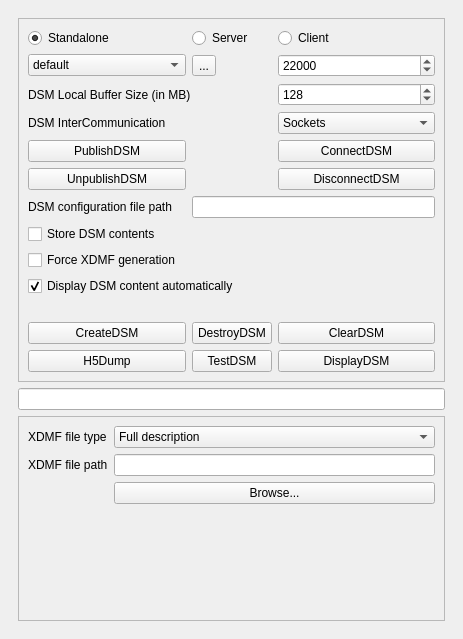
<?xml version="1.0" encoding="UTF-8"?>
<ui version="4.0">
 <class>DSMViewerPanel</class>
 <widget class="QDockWidget" name="DSMViewerPanel">
  <property name="geometry">
   <rect>
    <x>0</x>
    <y>0</y>
    <width>463</width>
    <height>639</height>
   </rect>
  </property>
  <property name="windowTitle">
   <string>DSMViewerPanel</string>
  </property>
  <widget class="QWidget" name="dockWidgetContents">
   <layout class="QVBoxLayout" name="verticalLayout">
    <item>
     <widget class="QScrollArea" name="scrollArea">
      <property name="frameShape">
       <enum>QFrame::NoFrame</enum>
      </property>
      <property name="widgetResizable">
       <bool>true</bool>
      </property>
      <widget class="QWidget" name="scrollAreaWidgetContents">
       <property name="geometry">
        <rect>
         <x>0</x>
         <y>0</y>
         <width>445</width>
         <height>596</height>
        </rect>
       </property>
       <layout class="QVBoxLayout" name="verticalLayout_4">
        <item>
         <widget class="QFrame" name="frame_2">
          <property name="enabled">
           <bool>true</bool>
          </property>
          <property name="frameShape">
           <enum>QFrame::StyledPanel</enum>
          </property>
          <property name="frameShadow">
           <enum>QFrame::Sunken</enum>
          </property>
          <property name="lineWidth">
           <number>1</number>
          </property>
          <property name="midLineWidth">
           <number>0</number>
          </property>
          <layout class="QVBoxLayout" name="verticalLayout_3">
           <item>
            <layout class="QGridLayout" name="gridLayout">
             <item row="14" column="0">
              <widget class="QPushButton" name="createDSM">
               <property name="text">
                <string>CreateDSM</string>
               </property>
              </widget>
             </item>
             <item row="14" column="1">
              <widget class="QPushButton" name="destroyDSM">
               <property name="text">
                <string>DestroyDSM</string>
               </property>
              </widget>
             </item>
             <item row="14" column="2">
              <widget class="QPushButton" name="clearDSM">
               <property name="text">
                <string>ClearDSM</string>
               </property>
              </widget>
             </item>
             <item row="15" column="0">
              <widget class="QPushButton" name="h5Dump">
               <property name="text">
                <string>H5Dump</string>
               </property>
              </widget>
             </item>
             <item row="15" column="1">
              <widget class="QPushButton" name="testDSM">
               <property name="text">
                <string>TestDSM</string>
               </property>
              </widget>
             </item>
             <item row="15" column="2">
              <widget class="QPushButton" name="displayDSM">
               <property name="text">
                <string>DisplayDSM</string>
               </property>
              </widget>
             </item>
             <item row="6" column="0">
              <widget class="QPushButton" name="unpublishDSM">
               <property name="sizePolicy">
                <sizepolicy hsizetype="Preferred" vsizetype="Fixed">
                 <horstretch>0</horstretch>
                 <verstretch>0</verstretch>
                </sizepolicy>
               </property>
               <property name="text">
                <string>UnpublishDSM</string>
               </property>
              </widget>
             </item>
             <item row="5" column="0">
              <widget class="QPushButton" name="publishDSM">
               <property name="sizePolicy">
                <sizepolicy hsizetype="Preferred" vsizetype="Fixed">
                 <horstretch>0</horstretch>
                 <verstretch>0</verstretch>
                </sizepolicy>
               </property>
               <property name="text">
                <string>PublishDSM</string>
               </property>
              </widget>
             </item>
             <item row="13" column="0" colspan="3">
              <spacer name="horizontalSpacer">
               <property name="orientation">
                <enum>Qt::Horizontal</enum>
               </property>
               <property name="sizeHint" stdset="0">
                <size>
                 <width>40</width>
                 <height>20</height>
                </size>
               </property>
              </spacer>
             </item>
             <item row="5" column="2">
              <widget class="QPushButton" name="connectDSM">
               <property name="layoutDirection">
                <enum>Qt::LeftToRight</enum>
               </property>
               <property name="text">
                <string>ConnectDSM</string>
               </property>
              </widget>
             </item>
             <item row="6" column="2">
              <widget class="QPushButton" name="disconnectDSM">
               <property name="text">
                <string>DisconnectDSM</string>
               </property>
              </widget>
             </item>
             <item row="4" column="2">
              <widget class="QComboBox" name="xdmfCommTypeComboBox">
               <property name="currentIndex">
                <number>1</number>
               </property>
               <item>
                <property name="text">
                 <string>MPI</string>
                </property>
               </item>
               <item>
                <property name="text">
                 <string>Sockets</string>
                </property>
               </item>
              </widget>
             </item>
             <item row="2" column="2">
              <widget class="QSpinBox" name="xdmfCommPort">
               <property name="maximum">
                <number>65535</number>
               </property>
               <property name="singleStep">
                <number>1000</number>
               </property>
               <property name="value">
                <number>22000</number>
               </property>
              </widget>
             </item>
             <item row="4" column="0" colspan="2">
              <widget class="QLabel" name="xdmfCommTypeLabel">
               <property name="text">
                <string>DSM InterCommunication</string>
               </property>
              </widget>
             </item>
             <item row="2" column="0">
              <widget class="QComboBox" name="dsmServerName">
               <property name="currentIndex">
                <number>0</number>
               </property>
               <item>
                <property name="text">
                 <string>default</string>
                </property>
               </item>
               <item>
                <property name="text">
                 <string>agno.staff.cscs.ch</string>
                </property>
               </item>
               <item>
                <property name="text">
                 <string>dino.staff.cscs.ch</string>
                </property>
               </item>
               <item>
                <property name="text">
                 <string>breno.staff.cscs.ch</string>
                </property>
               </item>
               <item>
                <property name="text">
                 <string>horus.login.cscs.ch</string>
                </property>
               </item>
               <item>
                <property name="text">
                 <string>localhost</string>
                </property>
               </item>
              </widget>
             </item>
             <item row="0" column="0">
              <widget class="QRadioButton" name="dsmIsStandalone">
               <property name="text">
                <string>Standalone</string>
               </property>
               <property name="checked">
                <bool>true</bool>
               </property>
              </widget>
             </item>
             <item row="0" column="1">
              <widget class="QRadioButton" name="dsmIsServer">
               <property name="text">
                <string>Server</string>
               </property>
              </widget>
             </item>
             <item row="0" column="2">
              <widget class="QRadioButton" name="dsmIsClient">
               <property name="text">
                <string>Client</string>
               </property>
              </widget>
             </item>
             <item row="2" column="1">
              <widget class="QToolButton" name="addServerDSM">
               <property name="enabled">
                <bool>true</bool>
               </property>
               <property name="text">
                <string>...</string>
               </property>
               <property name="icon">
                <iconset>
                 <normaloff>:/pqWidgets/Icons/pqConnect24.png</normaloff>:/pqWidgets/Icons/pqConnect24.png</iconset>
               </property>
              </widget>
             </item>
             <item row="9" column="0" colspan="3">
              <widget class="QCheckBox" name="storeDSMContents">
               <property name="text">
                <string>Store DSM contents</string>
               </property>
              </widget>
             </item>
             <item row="11" column="0" colspan="3">
              <widget class="QCheckBox" name="autoDisplayDSM">
               <property name="text">
                <string>Display DSM content automatically</string>
               </property>
               <property name="checked">
                <bool>true</bool>
               </property>
              </widget>
             </item>
             <item row="10" column="0" colspan="3">
              <widget class="QCheckBox" name="forceXdmfGeneration">
               <property name="text">
                <string>Force XDMF generation</string>
               </property>
              </widget>
             </item>
             <item row="3" column="0" colspan="2">
              <widget class="QLabel" name="dsmSizeLabel">
               <property name="text">
                <string>DSM Local Buffer Size (in MB)</string>
               </property>
              </widget>
             </item>
             <item row="3" column="2">
              <widget class="QSpinBox" name="dsmSizeSpinBox">
               <property name="maximum">
                <number>65535</number>
               </property>
               <property name="value">
                <number>128</number>
               </property>
              </widget>
             </item>
             <item row="8" column="1" colspan="2">
              <widget class="QLineEdit" name="dsmConfigFilePathLineEdit">
               <property name="text">
                <string/>
               </property>
              </widget>
             </item>
             <item row="8" column="0">
              <widget class="QLabel" name="dsmConfigFileLabel">
               <property name="text">
                <string>DSM configuration file path</string>
               </property>
              </widget>
             </item>
            </layout>
           </item>
          </layout>
         </widget>
        </item>
        <item>
         <widget class="QLineEdit" name="infoTextOutput"/>
        </item>
        <item>
         <widget class="QFrame" name="frame">
          <property name="minimumSize">
           <size>
            <width>0</width>
            <height>0</height>
           </size>
          </property>
          <property name="frameShape">
           <enum>QFrame::StyledPanel</enum>
          </property>
          <property name="frameShadow">
           <enum>QFrame::Sunken</enum>
          </property>
          <layout class="QVBoxLayout" name="verticalLayout_2">
           <item>
            <layout class="QFormLayout" name="formLayout">
             <property name="fieldGrowthPolicy">
              <enum>QFormLayout::AllNonFixedFieldsGrow</enum>
             </property>
             <item row="1" column="0">
              <widget class="QLabel" name="xdmfFilePathLabel">
               <property name="text">
                <string>XDMF file path</string>
               </property>
              </widget>
             </item>
             <item row="1" column="1">
              <widget class="QLineEdit" name="xdmfFilePathLineEdit"/>
             </item>
             <item row="0" column="0">
              <widget class="QLabel" name="xdmfFileTypeLabel">
               <property name="text">
                <string>XDMF file type</string>
               </property>
              </widget>
             </item>
             <item row="0" column="1">
              <widget class="QComboBox" name="xdmfFileTypeComboBox">
               <item>
                <property name="text">
                 <string>Full description</string>
                </property>
               </item>
               <item>
                <property name="text">
                 <string>Pseudo description</string>
                </property>
               </item>
              </widget>
             </item>
             <item row="2" column="1">
              <widget class="QPushButton" name="browseFile">
               <property name="text">
                <string>Browse...</string>
               </property>
              </widget>
             </item>
            </layout>
           </item>
          </layout>
         </widget>
        </item>
       </layout>
      </widget>
     </widget>
    </item>
   </layout>
  </widget>
 </widget>
 <resources/>
 <connections/>
</ui>
